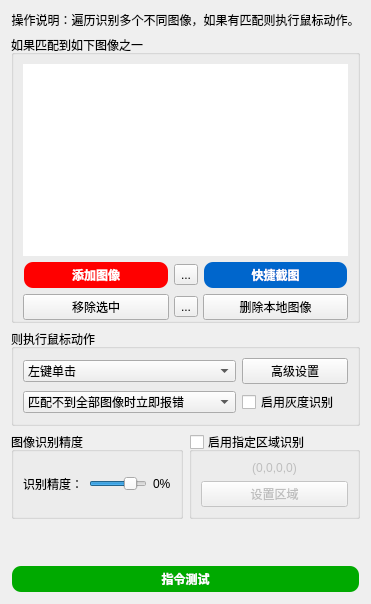
       <widget class="QWidget" name="tab_43">
        <attribute name="title">
         <string>多图点击</string>
        </attribute>
        <layout class="QVBoxLayout" name="verticalLayout_57">
         <item>
          <widget class="QLabel" name="label_172">
           <property name="text">
            <string>操作说明：遍历识别多个不同图像，如果有匹配则执行鼠标动作。</string>
           </property>
           <property name="alignment">
            <set>Qt::AlignmentFlag::AlignCenter</set>
           </property>
           <property name="wordWrap">
            <bool>false</bool>
           </property>
          </widget>
         </item>
         <item>
          <widget class="QGroupBox" name="groupBox_71">
           <property name="title">
            <string>如果匹配到如下图像之一</string>
           </property>
           <layout class="QVBoxLayout" name="verticalLayout_56">
            <property name="spacing">
             <number>0</number>
            </property>
            <property name="bottomMargin">
             <number>0</number>
            </property>
            <item>
             <widget class="QListView" name="listView">
              <property name="styleSheet">
               <string notr="true">QListView {
                border: none; /* 无边框 */
            }</string>
              </property>
              <property name="editTriggers">
               <set>QAbstractItemView::EditTrigger::NoEditTriggers</set>
              </property>
             </widget>
            </item>
            <item>
             <layout class="QGridLayout" name="gridLayout_71">
              <property name="topMargin">
               <number>5</number>
              </property>
              <property name="spacing">
               <number>5</number>
              </property>
              <item row="0" column="0">
               <widget class="QPushButton" name="pushButton_67">
                <property name="font">
                 <font>
                  <family>Microsoft YaHei</family>
                  <bold>true</bold>
                 </font>
                </property>
                <property name="styleSheet">
                 <string notr="true">QPushButton {
    background-color: red;
    color: white;
    border-radius: 10px; /* 设置圆角半径 */
    font-family: 'Microsoft YaHei'; /* 设置字体为微软雅黑 */
    padding: 3px 5px; /* 设置内边距，使按钮看起来更美观 */
border: 2px solid transparent; /* 设置边框为透明 */
}

QPushButton:hover {
    background-color: rgb(170, 0, 0); /* 设置鼠标悬停时的背景颜色 */
}

QPushButton:pressed {
    background-color: rgb(85, 85, 127); /* 设置按钮按下时的背景颜色 */
}</string>
                </property>
                <property name="text">
                 <string>添加图像</string>
                </property>
               </widget>
              </item>
              <item row="0" column="1">
               <widget class="QToolButton" name="toolButton_2">
                <property name="text">
                 <string>...</string>
                </property>
                <property name="icon">
                 <iconset resource="../images.qrc">
                  <normaloff>:/按钮图标/窗体/qss_icons/add_top.png</normaloff>:/按钮图标/窗体/qss_icons/add_top.png</iconset>
                </property>
               </widget>
              </item>
              <item row="0" column="2">
               <widget class="QPushButton" name="pushButton_63">
                <property name="font">
                 <font>
                  <family>Microsoft YaHei</family>
                  <bold>true</bold>
                 </font>
                </property>
                <property name="styleSheet">
                 <string notr="true">QPushButton {
    background-color: #0066CC; /* 蓝色 */
    color: white;
    border-radius: 10px; /* 设置圆角半径 */
    font-family: 'Microsoft YaHei'; /* 设置字体为微软雅黑 */
    padding: 3px 5px; /* 设置内边距，使按钮看起来更美观 */
    border: 2px solid transparent; /* 设置边框为透明 */
}

QPushButton:hover {
    background-color: #0056B3; /* 鼠标悬停时的较深蓝色，通过调整#0066CC的明度得到 */
}

QPushButton:pressed {
    background-color: #004C99; /* 按钮按下时的更深蓝色，通过调整#0066CC的明度得到 */
}
</string>
                </property>
                <property name="text">
                 <string>快捷截图</string>
                </property>
               </widget>
              </item>
              <item row="1" column="0">
               <widget class="QPushButton" name="pushButton_64">
                <property name="text">
                 <string>移除选中</string>
                </property>
               </widget>
              </item>
              <item row="1" column="1">
               <widget class="QToolButton" name="toolButton">
                <property name="text">
                 <string>...</string>
                </property>
                <property name="icon">
                 <iconset resource="../images.qrc">
                  <normaloff>:/按钮图标/窗体/qss_icons/add_bottom.png</normaloff>:/按钮图标/窗体/qss_icons/add_bottom.png</iconset>
                </property>
               </widget>
              </item>
              <item row="1" column="2">
               <widget class="QPushButton" name="pushButton_68">
                <property name="text">
                 <string>删除本地图像</string>
                </property>
               </widget>
              </item>
             </layout>
            </item>
           </layout>
          </widget>
         </item>
         <item>
          <widget class="QGroupBox" name="groupBox_74">
           <property name="title">
            <string>则执行鼠标动作</string>
           </property>
           <layout class="QGridLayout" name="gridLayout_70" columnstretch="2,1">
            <item row="0" column="0">
             <widget class="QComboBox" name="comboBox_70">
              <property name="currentIndex">
               <number>0</number>
              </property>
              <item>
               <property name="text">
                <string>左键单击</string>
               </property>
              </item>
              <item>
               <property name="text">
                <string>左键双击</string>
               </property>
              </item>
              <item>
               <property name="text">
                <string>右键单击</string>
               </property>
              </item>
              <item>
               <property name="text">
                <string>右键双击</string>
               </property>
              </item>
              <item>
               <property name="text">
                <string>仅移动鼠标</string>
               </property>
              </item>
             </widget>
            </item>
            <item row="0" column="1">
             <widget class="QPushButton" name="pushButton_66">
              <property name="styleSheet">
               <string notr="true"/>
              </property>
              <property name="text">
               <string>高级设置</string>
              </property>
             </widget>
            </item>
            <item row="1" column="0">
             <widget class="QComboBox" name="comboBox_71">
              <property name="currentIndex">
               <number>0</number>
              </property>
              <item>
               <property name="text">
                <string>匹配不到全部图像时立即报错</string>
               </property>
              </item>
              <item>
               <property name="text">
                <string>匹配不到全部图像时自动略过</string>
               </property>
              </item>
             </widget>
            </item>
            <item row="1" column="1">
             <widget class="QCheckBox" name="checkBox_11">
              <property name="enabled">
               <bool>true</bool>
              </property>
              <property name="text">
               <string>启用灰度识别</string>
              </property>
              <property name="checked">
               <bool>false</bool>
              </property>
             </widget>
            </item>
           </layout>
          </widget>
         </item>
         <item>
          <layout class="QHBoxLayout" name="horizontalLayout_9" stretch="1,1">
           <item>
            <widget class="QGroupBox" name="groupBox_78">
             <property name="title">
              <string>图像识别精度</string>
             </property>
             <layout class="QGridLayout" name="gridLayout_74">
              <item row="0" column="1">
               <layout class="QHBoxLayout" name="horizontalLayout_35">
                <item>
                 <widget class="QSlider" name="horizontalSlider_5">
                  <property name="maximum">
                   <number>100</number>
                  </property>
                  <property name="value">
                   <number>80</number>
                  </property>
                  <property name="orientation">
                   <enum>Qt::Orientation::Horizontal</enum>
                  </property>
                 </widget>
                </item>
                <item>
                 <widget class="QLabel" name="label_181">
                  <property name="text">
                   <string>0%</string>
                  </property>
                 </widget>
                </item>
               </layout>
              </item>
              <item row="0" column="0">
               <widget class="QLabel" name="label_180">
                <property name="text">
                 <string>识别精度：</string>
                </property>
               </widget>
              </item>
             </layout>
            </widget>
           </item>
           <item>
            <widget class="QGroupBox" name="groupBox_73">
             <property name="enabled">
              <bool>true</bool>
             </property>
             <property name="title">
              <string>启用指定区域识别</string>
             </property>
             <property name="checkable">
              <bool>true</bool>
             </property>
             <property name="checked">
              <bool>false</bool>
             </property>
             <layout class="QVBoxLayout" name="verticalLayout_86">
              <item>
               <widget class="QLabel" name="label_174">
                <property name="text">
                 <string>(0,0,0,0)</string>
                </property>
                <property name="alignment">
                 <set>Qt::AlignmentFlag::AlignCenter</set>
                </property>
               </widget>
              </item>
              <item>
               <widget class="QPushButton" name="pushButton_65">
                <property name="text">
                 <string>设置区域</string>
                </property>
               </widget>
              </item>
             </layout>
            </widget>
           </item>
          </layout>
         </item>
         <item>
          <spacer name="verticalSpacer_38">
           <property name="orientation">
            <enum>Qt::Orientation::Vertical</enum>
           </property>
           <property name="sizeHint" stdset="0">
            <size>
             <width>20</width>
             <height>40</height>
            </size>
           </property>
          </spacer>
         </item>
         <item>
          <widget class="QPushButton" name="pushButton_69">
           <property name="palette">
            <palette>
             <active>
              <colorrole role="WindowText">
               <brush brushstyle="SolidPattern">
                <color alpha="255">
                 <red>255</red>
                 <green>255</green>
                 <blue>255</blue>
                </color>
               </brush>
              </colorrole>
              <colorrole role="Button">
               <brush brushstyle="SolidPattern">
                <color alpha="255">
                 <red>0</red>
                 <green>170</green>
                 <blue>0</blue>
                </color>
               </brush>
              </colorrole>
              <colorrole role="Text">
               <brush brushstyle="SolidPattern">
                <color alpha="255">
                 <red>255</red>
                 <green>255</green>
                 <blue>255</blue>
                </color>
               </brush>
              </colorrole>
              <colorrole role="ButtonText">
               <brush brushstyle="SolidPattern">
                <color alpha="255">
                 <red>255</red>
                 <green>255</green>
                 <blue>255</blue>
                </color>
               </brush>
              </colorrole>
              <colorrole role="Base">
               <brush brushstyle="SolidPattern">
                <color alpha="255">
                 <red>0</red>
                 <green>170</green>
                 <blue>0</blue>
                </color>
               </brush>
              </colorrole>
              <colorrole role="Window">
               <brush brushstyle="SolidPattern">
                <color alpha="255">
                 <red>0</red>
                 <green>170</green>
                 <blue>0</blue>
                </color>
               </brush>
              </colorrole>
              <colorrole role="PlaceholderText">
               <brush brushstyle="NoBrush">
                <color alpha="128">
                 <red>255</red>
                 <green>255</green>
                 <blue>255</blue>
                </color>
               </brush>
              </colorrole>
             </active>
             <inactive>
              <colorrole role="WindowText">
               <brush brushstyle="SolidPattern">
                <color alpha="255">
                 <red>255</red>
                 <green>255</green>
                 <blue>255</blue>
                </color>
               </brush>
              </colorrole>
              <colorrole role="Button">
               <brush brushstyle="SolidPattern">
                <color alpha="255">
                 <red>0</red>
                 <green>170</green>
                 <blue>0</blue>
                </color>
               </brush>
              </colorrole>
              <colorrole role="Text">
               <brush brushstyle="SolidPattern">
                <color alpha="255">
                 <red>255</red>
                 <green>255</green>
                 <blue>255</blue>
                </color>
               </brush>
              </colorrole>
              <colorrole role="ButtonText">
               <brush brushstyle="SolidPattern">
                <color alpha="255">
                 <red>255</red>
                 <green>255</green>
                 <blue>255</blue>
                </color>
               </brush>
              </colorrole>
              <colorrole role="Base">
               <brush brushstyle="SolidPattern">
                <color alpha="255">
                 <red>0</red>
                 <green>170</green>
                 <blue>0</blue>
                </color>
               </brush>
              </colorrole>
              <colorrole role="Window">
               <brush brushstyle="SolidPattern">
                <color alpha="255">
                 <red>0</red>
                 <green>170</green>
                 <blue>0</blue>
                </color>
               </brush>
              </colorrole>
              <colorrole role="PlaceholderText">
               <brush brushstyle="NoBrush">
                <color alpha="128">
                 <red>255</red>
                 <green>255</green>
                 <blue>255</blue>
                </color>
               </brush>
              </colorrole>
             </inactive>
             <disabled>
              <colorrole role="WindowText">
               <brush brushstyle="SolidPattern">
                <color alpha="255">
                 <red>255</red>
                 <green>255</green>
                 <blue>255</blue>
                </color>
               </brush>
              </colorrole>
              <colorrole role="Button">
               <brush brushstyle="SolidPattern">
                <color alpha="255">
                 <red>0</red>
                 <green>170</green>
                 <blue>0</blue>
                </color>
               </brush>
              </colorrole>
              <colorrole role="Text">
               <brush brushstyle="SolidPattern">
                <color alpha="255">
                 <red>255</red>
                 <green>255</green>
                 <blue>255</blue>
                </color>
               </brush>
              </colorrole>
              <colorrole role="ButtonText">
               <brush brushstyle="SolidPattern">
                <color alpha="92">
                 <red>0</red>
                 <green>0</green>
                 <blue>0</blue>
                </color>
               </brush>
              </colorrole>
              <colorrole role="Base">
               <brush brushstyle="SolidPattern">
                <color alpha="255">
                 <red>0</red>
                 <green>170</green>
                 <blue>0</blue>
                </color>
               </brush>
              </colorrole>
              <colorrole role="Window">
               <brush brushstyle="SolidPattern">
                <color alpha="255">
                 <red>0</red>
                 <green>170</green>
                 <blue>0</blue>
                </color>
               </brush>
              </colorrole>
              <colorrole role="PlaceholderText">
               <brush brushstyle="NoBrush">
                <color alpha="128">
                 <red>255</red>
                 <green>255</green>
                 <blue>255</blue>
                </color>
               </brush>
              </colorrole>
             </disabled>
            </palette>
           </property>
           <property name="font">
            <font>
             <family>Microsoft YaHei</family>
             <bold>true</bold>
            </font>
           </property>
           <property name="styleSheet">
            <string notr="true">QPushButton {
    background-color: rgb(0, 170, 0);
    color: white;
    border-radius: 10px; /* 设置圆角半径 */
    font-family: 'Microsoft YaHei'; /* 设置字体为微软雅黑 */
    padding: 3px 5px; /* 设置内边距，使按钮看起来更美观 */
    border: 2px solid transparent; /* 设置边框为透明 */
}

QPushButton:hover {
    background-color: rgb(0, 150, 0); /* 设置鼠标悬停时的背景颜色 */
}

QPushButton:pressed {
    background-color: rgb(0, 100, 0); /* 设置按钮按下时的背景颜色 */
}
</string>
           </property>
           <property name="text">
            <string>指令测试</string>
           </property>
          </widget>
         </item>
        </layout>
       </widget>
